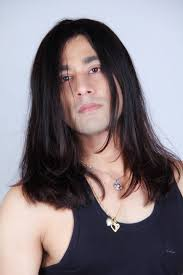
#> input picture image.jpg, 183 x 275 px
$ jupyter execute --allow-errors Age_and_Gender_Detection_Using_OpenCV_in_Python.ipynb
#> lines starting #> are read from the running program, lines starting #| are printed output that depends on the picture
[cell 1]
import cv2
import matplotlib.pyplot as plt

[cell 2]
image = cv2.imread('image.jpg')
#> image is the input picture: shape (275, 183, 3); mean B, G, R 128.9, 122.9, 131.7


image = cv2.resize(image, (720, 640))
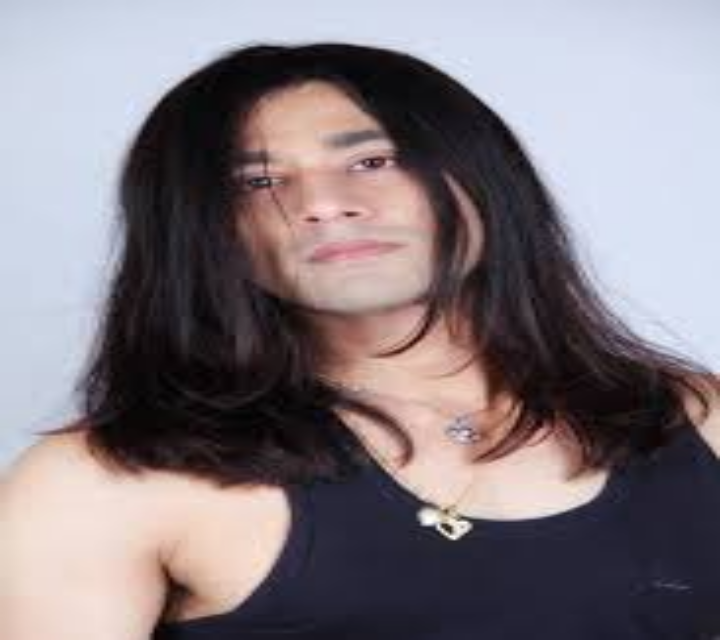
#> image: shape (640, 720, 3); mean B, G, R 128.8, 122.8, 131.6

[cell 3]
# Importing Models and set mean values
face1 = "opencv_face_detector.pbtxt"
face2 = "opencv_face_detector_uint8.pb"
age1 = "age_deploy.prototxt"
age2 = "age_net.caffemodel"
gen1 = "gender_deploy.prototxt"
gen2 = "gender_net.caffemodel"

MODEL_MEAN_VALUES = (78.4263377603, 87.7689143744, 114.895847746)

# Using models
# Face
#> (the rest of this cell did not finish here and is left out)

[cell 4]
# Categories of distribution
la = ['(0-2)', '(4-6)', '(8-12)', '(15-20)',
      '(25-32)', '(38-43)', '(48-53)', '(60-100)']
lg = ['Male', 'Female']

[cell 5]
# Copy image
fr_cv = image.copy()

[cell 6]
# Face detection
fr_h = fr_cv.shape[0]
#> fr_h = 640
fr_w = fr_cv.shape[1]
#> fr_w = 720
blob = cv2.dnn.blobFromImage(fr_cv, 1.0, (300, 300),
                             [104, 117, 123], True, False)

#> (the rest of this cell did not finish here and is left out)

[cell 7]
# Face bounding box creation
faceBoxes = []
#> (the rest of this cell did not finish here and is left out)

[cell 8]
# Checking if face detected or not
if not faceBoxes:
    print("No face detected")

# Final results (otherwise)
# Loop for all the faces detected
for faceBox in faceBoxes:

    #Extracting face as per the faceBox
    face = fr_cv[max(0, faceBox[1]-15):
                 min(faceBox[3]+15, fr_cv.shape[0]-1),
                 max(0, faceBox[0]-15):min(faceBox[2]+15,
                               fr_cv.shape[1]-1)]

    #Extracting the main blob part
    blob = cv2.dnn.blobFromImage(
        face, 1.0, (227, 227), MODEL_MEAN_VALUES, swapRB=False)

    #Prediction of gender
    gen.setInput(blob)
    genderPreds = gen.forward()
    gender = lg[genderPreds[0].argmax()]

    #Prediction of age
    age.setInput(blob)
    agePreds = age.forward()
    age = la[agePreds[0].argmax()]

    #Putting text of age and gender
    #At the top of box
    cv2.putText(fr_cv,
                f'{gender}, {age}',
                (faceBox[0]-150, faceBox[1]+10),
                cv2.FONT_HERSHEY_SIMPLEX,
                1.3,
                (217, 0, 0),
                4,
                cv2.LINE_AA)

    plt.figure(figsize=(7, 7))
    plt.imshow(fr_cv)
